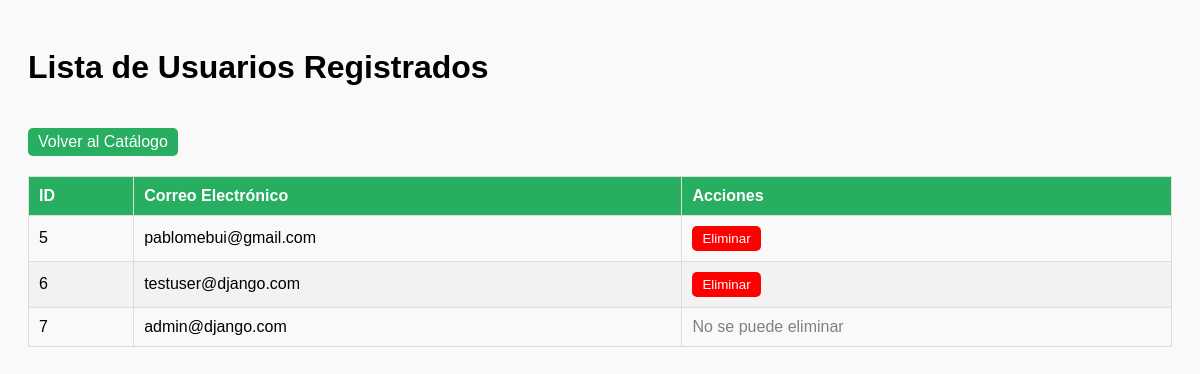
The app's page /staff/users/ (signed in) with its own data.
### myapp/models.py (models this page shows, shortened)
class CustomUser(AbstractBaseUser, PermissionsMixin):
    email = models.EmailField(unique=True)
    first_name = models.CharField(max_length=30, blank=True)
    last_name = models.CharField(max_length=30, blank=True)
    is_active = models.BooleanField(default=True)
    is_staff = models.BooleanField(default=False)
    groups = models.ManyToManyField(
        Group,
        related_name="customuser_groups",  # Cambia el related_name aquí
        blank=True
    )
    user_permissions = models.ManyToManyField(
        Permission,
        related_name="customuser_user_permissions",  # Cambia el related_name aquí
        blank=True
    )
    objects = CustomUserManager()
    USERNAME_FIELD = 'email'
    REQUIRED_FIELDS = []

### myapp/views.py (the view)
# urls.py: path('staff/users/', views.user_list, name='user_list'),
@staff_member_required
def user_list(request):
    users = CustomUser.objects.all()
    return render(request, 'user_list.html', {'users': users})

### templates/user_list.html (shortened to what this page needs)
<!DOCTYPE html>
<html lang="en">
<head>
</head>
<body>
    <h1>Lista de Usuarios Registrados</h1>
    <a href="{% url 'catalogo' %}" class="back-button">Volver al Catálogo</a>
    <table>
        <thead>
            <tr>
                <th>ID</th>
                <th>Correo Electrónico</th>
                <th>Acciones</th>
            </tr>
        </thead>
        <tbody>
            {% for user in users %}
            <tr>
                <td>{{ user.id }}</td>
                <td>{{ user.email }}</td>
                <td>
                    {% if user.id != request.user.id and not user.is_superuser %}
                        <form action="{% url 'delete_user' user.id %}" method="post" style="display: inline;" onsubmit="return confirmDeletion('{{ user.email }}');">
                            <button type="submit">Eliminar</button>
                        </form>
                    {% else %}
                        <span style="color: gray;">No se puede eliminar</span>
                    {% endif %}
                </td>
            </tr>
            {% empty %}
            <tr>
                <td colspan="5" style="text-align: center;">No hay usuarios registrados.</td>
            </tr>
            {% endfor %}
        </tbody>
    </table>
</body>
</html>

### templates/user_list.html (style rules this page uses)
body { font-family: Arial, sans-serif; background-color: #f9f9f9; padding: 20px; }
table { width: 100%; border-collapse: collapse; margin-top: 20px; }
th, td { padding: 10px; text-align: left; border: 1px solid #ddd; }
th { background-color: #27ae60; color: white; }
tr:nth-child(even) { background-color: #f2f2f2; }
a { color: white; background-color: #27ae60; text-decoration: none; padding: 5px 10px; border: none; border-radius: 5px; cursor: pointer; }
button { color: white; background-color: red; padding: 5px 10px; border: none; border-radius: 5px; cursor: pointer; }
.back-button { margin-top: 20px; display: inline-block; }

### records on screen
CustomUser: id "5", email "pablomebui@gmail.com"
CustomUser: id "6", email "testuser@django.com"
CustomUser: id "7", email "admin@django.com", shows "No se puede eliminar"
